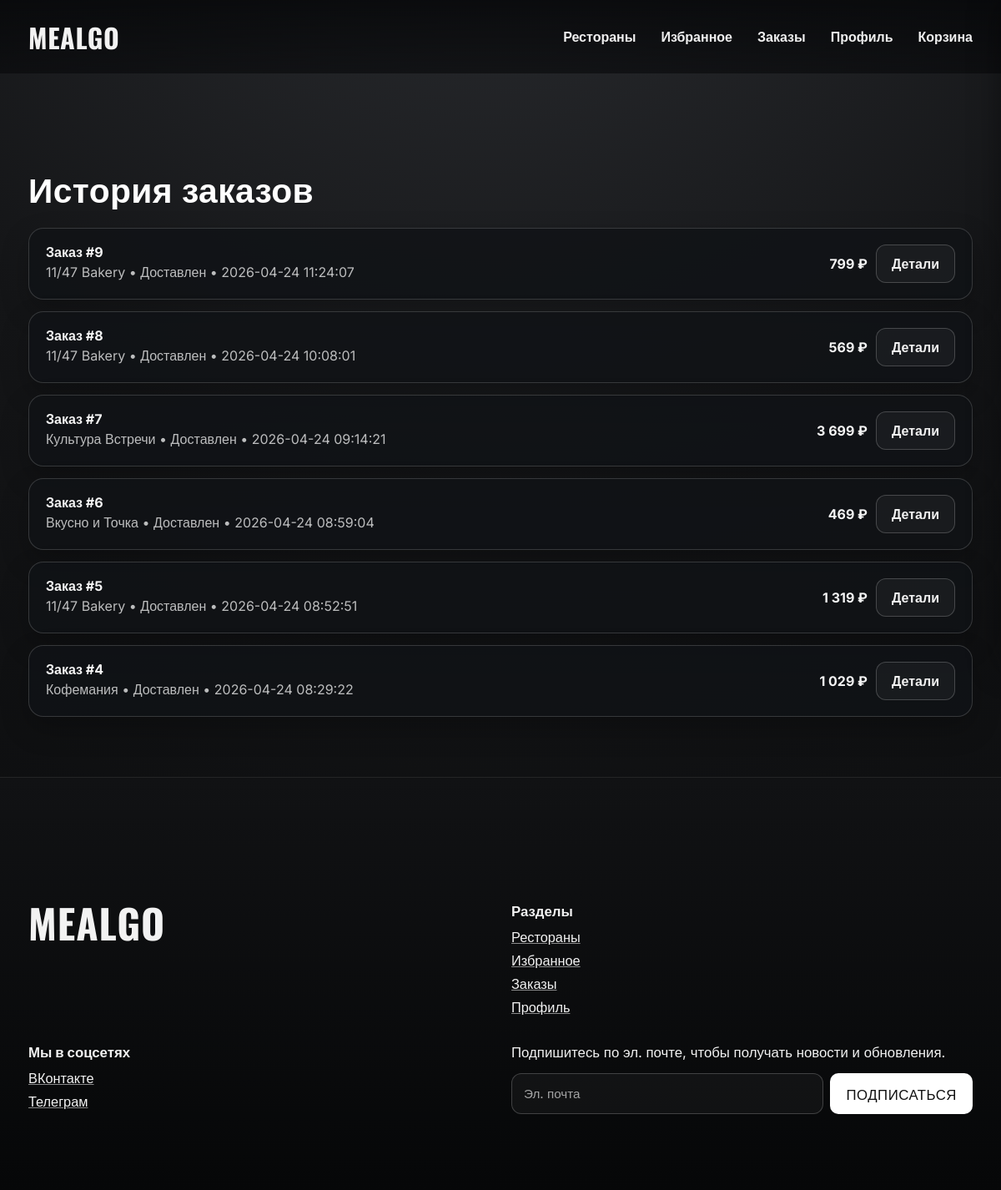
The app's page /public/orders.php (signed in) with its own data.
### tables this page shows
CREATE TABLE `orders` (
  `id` bigint(20) UNSIGNED NOT NULL,
  `user_id` bigint(20) UNSIGNED NOT NULL,
  `restaurant_id` bigint(20) UNSIGNED NOT NULL,
  `status` enum('new','confirmed','preparing','on_the_way','delivered','cancelled') NOT NULL DEFAULT 'new',
  `customer_name` varchar(120) NOT NULL,
  `customer_email` varchar(190) NOT NULL,
  `customer_phone` varchar(30) NOT NULL,
  `delivery_address` varchar(255) NOT NULL,
  `comment` varchar(400) DEFAULT NULL,
  `payment_method` enum('cash','card_on_delivery') NOT NULL,
  `subtotal_amount` decimal(10,2) NOT NULL,
  `delivery_fee` decimal(10,2) NOT NULL,
  `total_amount` decimal(10,2) NOT NULL,
  `created_at` datetime NOT NULL,
  `updated_at` datetime NOT NULL
);

CREATE TABLE `restaurants` (
  `id` bigint(20) UNSIGNED NOT NULL,
  `name` varchar(180) NOT NULL,
  `short_description` varchar(400) DEFAULT NULL,
  `logo_image` varchar(255) DEFAULT NULL,
  `banner_image` varchar(255) DEFAULT NULL,
  `address` varchar(255) DEFAULT NULL,
  `phone` varchar(30) DEFAULT NULL,
  `working_hours` varchar(120) DEFAULT NULL,
  `rating` decimal(3,2) NOT NULL DEFAULT 0.00,
  `delivery_fee` decimal(10,2) NOT NULL DEFAULT 0.00,
  `min_order_amount` decimal(10,2) NOT NULL DEFAULT 0.00,
  `delivery_time_min` smallint(5) UNSIGNED NOT NULL DEFAULT 30,
  `delivery_time_max` smallint(5) UNSIGNED NOT NULL DEFAULT 60,
  `is_active` tinyint(1) NOT NULL DEFAULT 1,
  `created_at` datetime NOT NULL,
  `updated_at` datetime NOT NULL
);

### includes/auth.php (called while the page is built, shortened)
<?php
function current_user(): ?array
{
    static $cached = null;
    static $cachedUserId = null;
    $userId = $_SESSION['user_id'] ?? null;
    if ($cachedUserId === (int) $userId && $cached !== null) {
        return $cached;
    }
    $user = db_one(
        'SELECT id, name, email, phone, role, email_verified_at, is_active, created_at
         FROM users WHERE id = :id LIMIT 1',
        ['id' => $userId]
    );
    $cachedUserId = (int) $userId;
    return $cached = $user;
}
function auth_check(): bool
{
    return current_user() !== null;
}
function require_auth(): void
{
    if (!auth_check()) {
        flash('error', 'Нужно войти в аккаунт.');
        redirect_to('/login.php');
    }
}

### includes/db.php (called while the page is built, shortened)
<?php
function db(): PDO
{
    static $pdo = null;
    if ($pdo instanceof PDO) {
        return $pdo;
    }
    $cfg = require ROOT_PATH . '/config/database.php';
    $dsn = sprintf(
        'mysql:host=%s;port=%d;dbname=%s;charset=%s',
        $cfg['host'],
        $cfg['port'],
        $cfg['name'],
        $cfg['charset']
    );
    $pdo = new PDO($dsn, $cfg['user'], $cfg['pass'], [
        PDO::ATTR_ERRMODE => PDO::ERRMODE_EXCEPTION,
        PDO::ATTR_DEFAULT_FETCH_MODE => PDO::FETCH_ASSOC,
        PDO::ATTR_EMULATE_PREPARES => false,
    ]);
    return $pdo;
}
function db_one(string $sql, array $params = []): ?array
{
    $stmt = db()->prepare($sql);
    $stmt->execute($params);
    $row = $stmt->fetch();
    return $row === false ? null : $row;
}
function db_all(string $sql, array $params = []): array
{
    $stmt = db()->prepare($sql);
    $stmt->execute($params);
    return $stmt->fetchAll();
}

### includes/functions.php (called while the page is built, shortened)
<?php
function app_config(?string $key = null, mixed $default = null): mixed
{
    static $config = null;
    if ($config === null) {
        $config = require ROOT_PATH . '/config/app.php';
    }
    $segments = explode('.', $key);
    $value = $config;
    foreach ($segments as $segment) {
        $value = $value[$segment];
    }
    return $value;
}
function e(?string $value): string
{
    return htmlspecialchars((string) ($value ?? ''), ENT_QUOTES | ENT_SUBSTITUTE, 'UTF-8');
}
function base_url(string $path = ''): string
{
    $base = rtrim((string) app_config('app_url', ''), '/');
    $path = '/' . ltrim($path, '/');
    return $base . ($path === '/' ? '' : $path);
}
function order_status_label(string $status): string
{
    return match ($status) {
        'new' => 'Новый',
        'confirmed' => 'Подтвержден',
        'preparing' => 'Готовится',
        'on_the_way' => 'В пути',
        'delivered' => 'Доставлен',
        'cancelled' => 'Отменен',
        default => $status,
    };
}

### config/app.php (called while the page is built, shortened)
<?php
return [
    'app_name' => getenv('APP_NAME') ?: 'Mealgo',
    'app_url' => getenv('APP_URL') ?: '/diplomv2/public',
    'app_public_url' => getenv('APP_PUBLIC_URL') ?: 'http://localhost/diplomv2/public',
    'timezone' => getenv('APP_TIMEZONE') ?: 'Europe/Moscow',
    'session_name' => getenv('SESSION_NAME') ?: 'mealgo_session',
    'mail' => [
        'driver' => getenv('MAIL_DRIVER') ?: 'smtp',
        'from_email' => getenv('MAIL_FROM') ?: 'no-reply@mealgo.local',
        'from_name' => getenv('MAIL_FROM_NAME') ?: 'Mealgo',
        'smtp_host' => getenv('MAIL_HOST') ?: '127.0.0.1',
        'smtp_port' => (int) (getenv('MAIL_PORT') ?: 1025),
    ],
    'security' => [
        'login_attempts' => 5,
        'login_decay_seconds' => 600,
        'register_attempts' => 4,
        'register_decay_seconds' => 3600,
        'verification_attempts' => 6,
        'verification_decay_seconds' => 600,
        'password_reset_attempts' => 4,
        'password_reset_decay_seconds' => 1800,
    ],
    'maps' => [
        'provider' => getenv('MAP_PROVIDER') ?: 'dadata',
        'nominatim_url' => getenv('NOMINATIM_URL') ?: 'https://nominatim.openstreetmap.org/search',
        'dadata_suggest_url' => getenv('DADATA_SUGGEST_URL') ?: 'https://suggestions.dadata.ru/suggestions/api/4_1/rs/suggest/address',
        'dadata_api_key' => getenv('DADATA_API_KEY') ?: '76cb7a0cd7c96a33f60bd54eb12309d00ea32aac',
    ],
];

### public/orders.php (the view, shortened to what this page needs)
<?php
require_auth();
$orders = db_all(
    'SELECT o.*, r.name AS restaurant_name
     FROM orders o
     JOIN restaurants r ON r.id = o.restaurant_id
     WHERE o.user_id = :user_id
     ORDER BY o.created_at DESC',
    ['user_id' => current_user()['id']]
);
require ROOT_PATH . '/templates/header.php';
?>
<section class="container">
    <h1 style="margin-top:0;">История заказов</h1>
    <?php if (!$orders): ?>
        <div class="orders-empty">
            <h2>Заказов пока нет</h2>
            <p>Выберите ресторан, соберите корзину и первый заказ появится здесь.</p>
            <a class="btn btn-primary" href="<?= e(base_url('/restaurants.php')) ?>">Перейти в каталог</a>
        </div>
    <?php else: ?>
        <div class="order-list orders-history-list">
            <?php foreach ($orders as $order): ?>
                <article class="order-item">
                    <div>
                        <strong>Заказ #<?= (int) $order['id'] ?></strong>
                        <p class="muted" style="margin:4px 0;">
                            <?= e($order['restaurant_name']) ?> • <?= e(order_status_label((string) $order['status'])) ?> • <?= e($order['created_at']) ?>
                        </p>
                    </div>
                    <div style="display:flex;align-items:center;gap:10px;">
                        <strong><?= number_format((float) $order['total_amount'], 0, '.', ' ') ?> ₽</strong>
                        <a class="btn btn-ghost" href="<?= e(base_url('/order_view.php?id=' . (int) $order['id'])) ?>">Детали</a>
                    </div>
                </article>
            <?php endforeach; ?>
        </div>
    <?php endif; ?>
</section>
<?php require ROOT_PATH . '/templates/footer.php'; ?>

### records on screen
orders: id "9", restaurant.name "11/47 Bakery", status "Доставлен", created_at "2026-04-24 11:24:07", total_amount "799"
orders: id "8", restaurant.name "11/47 Bakery", status "Доставлен", created_at "2026-04-24 10:08:01", total_amount "569"
orders: id "7", restaurant.name "Культура Встречи", status "Доставлен", created_at "2026-04-24 09:14:21", total_amount "3 699"
orders: id "6", restaurant.name "Вкусно и Точка", status "Доставлен", created_at "2026-04-24 08:59:04", total_amount "469"
orders: id "5", restaurant.name "11/47 Bakery", status "Доставлен", created_at "2026-04-24 08:52:51", total_amount "1 319"
orders: id "4", restaurant.name "Кофемания", status "Доставлен", created_at "2026-04-24 08:29:22", total_amount "1 029"
